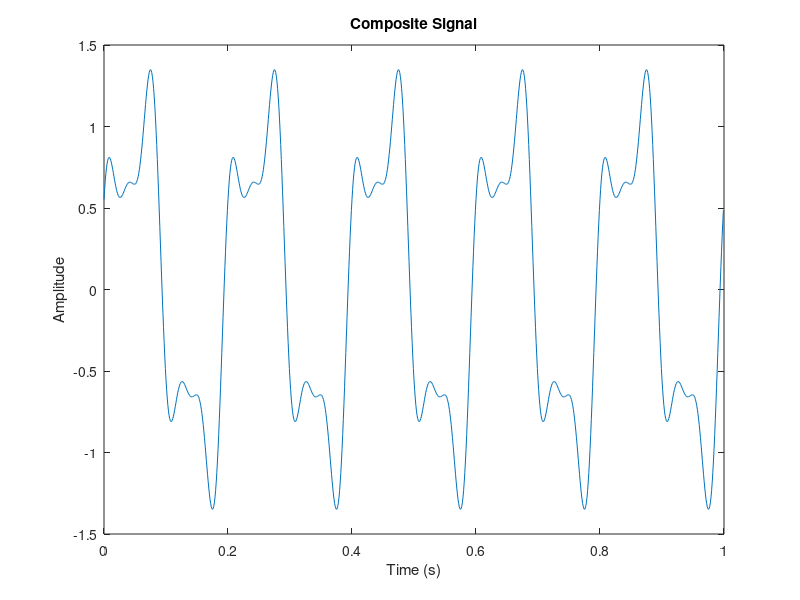

This figure's MATLAB source:
% Define the parameters of the composite signal
Fs = 1000;          % Sampling frequency (Hz)
T = 1;              % Total duration of the signal (seconds)
t = 0:1/Fs:T-1/Fs;  % Time vector

% Define parameters for individual sine waves
frequencies = [5,15,25];      % Frequencies of sine waves (Hz)
amplitudes = [1, 0.5, 0.2];      % Amplitudes of sine waves
phases = [0, pi/4, pi/2];        % Phase offsets of sine waves

% Initialize the composite signal
composite_signal = zeros(1, length(t));

% Generate individual sine waves and add them to the composite signal
for i = 1:length(frequencies)
    sine_wave = amplitudes(i) * sin(2 * pi * frequencies(i) * t + phases(i));
    composite_signal = composite_signal + sine_wave;
end

% Plot the composite signal
figure;
plot(t, composite_signal);
xlabel('Time (s)');
ylabel('Amplitude');
title('Composite Signal');

% Optionally, you can play the composite signal
% sound(composite_signal, Fs);
